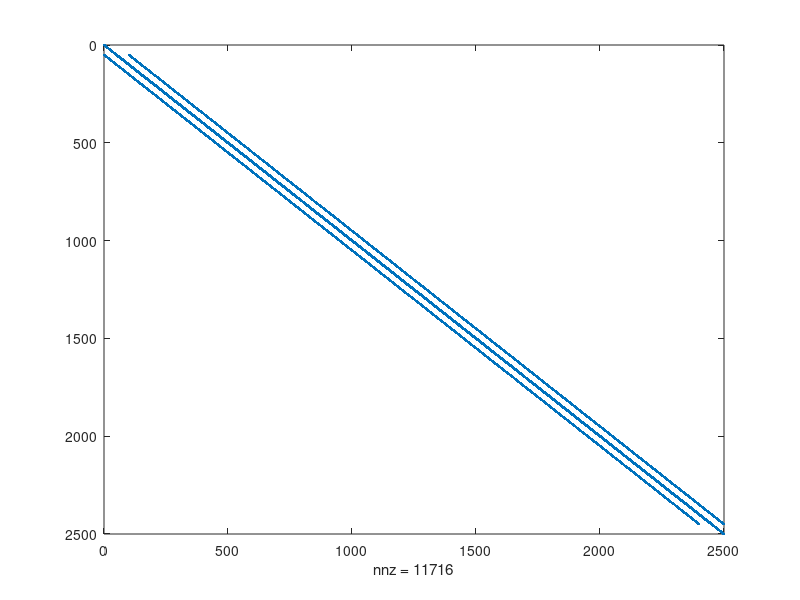
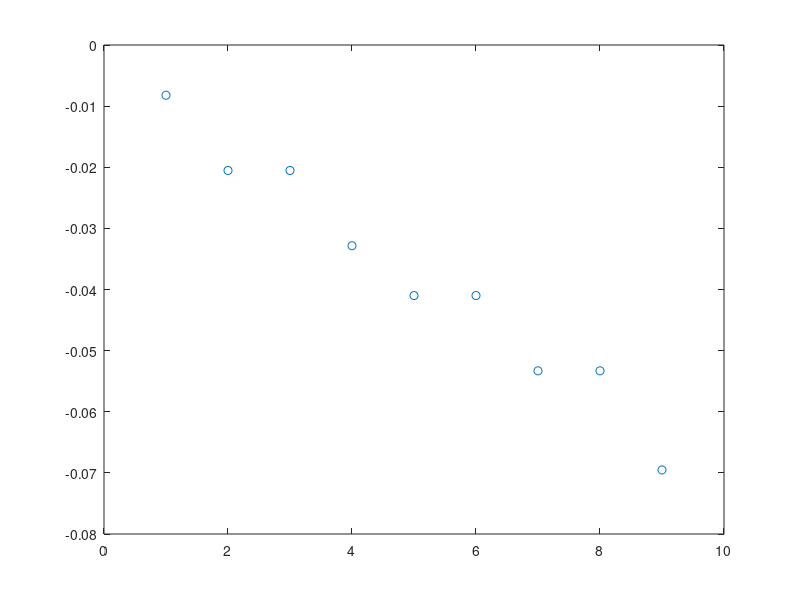
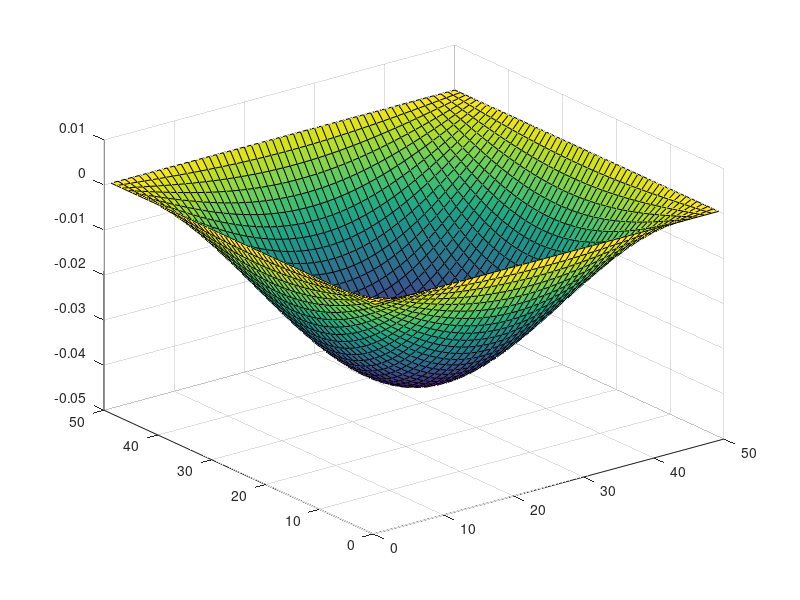
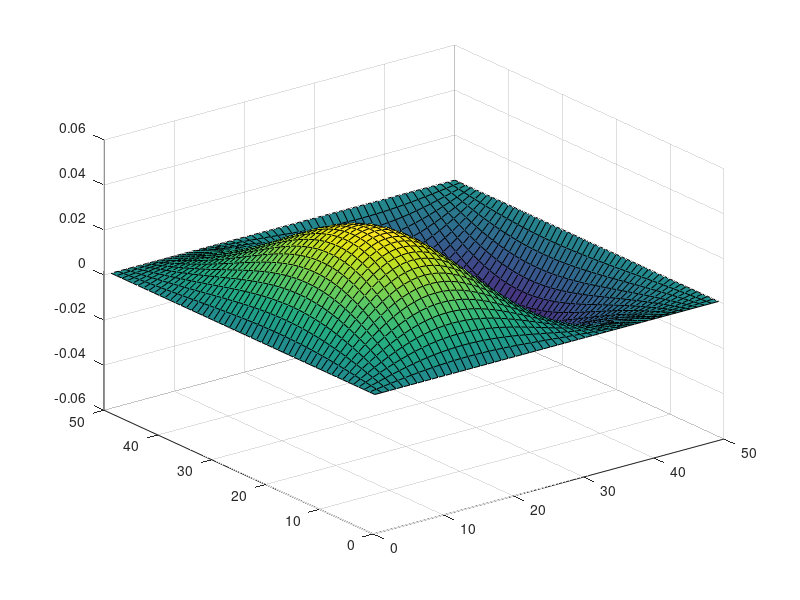

MATLAB code to generate these figures, in order:
nx = 50;
ny = 50;

G = sparse(nx*ny);
for i = 1:nx
    for j = 1:ny
        n = j +(i-1)*ny;
        if i == 1 || i == nx || j == 1 || j == ny
            G(n,n) = 1;
        else
            nxm = j + (i-2)*ny;
            nxp = j + i*ny;
            nym = j-1 + (i-1)*ny;
            nyp = j+1 + (i-1)*ny;
            
            G(n,n) = -4;
            G(n,nxm) = 1;
            G(n,nxp) = 1;
            G(n,nym) = 1;
            G(n,nyp) = 1; 
        
        end
    end
end

figure(1)
spy(G)

[E,D] = eigs(G,9,'SM');

eigenvalues = diag(D);
figure(2)
plot(eigenvalues,'o')

eigenfunction = zeros(nx,ny,9);
for i = 1:nx
    for j = 1:ny
        n = j +(i-1)*ny;
        eigenfunction(i,j,:) = E(n,:);
    end
end

for i = 1:9
    figure(i+2)
    surf(eigenfunction(:,:,i))
end


